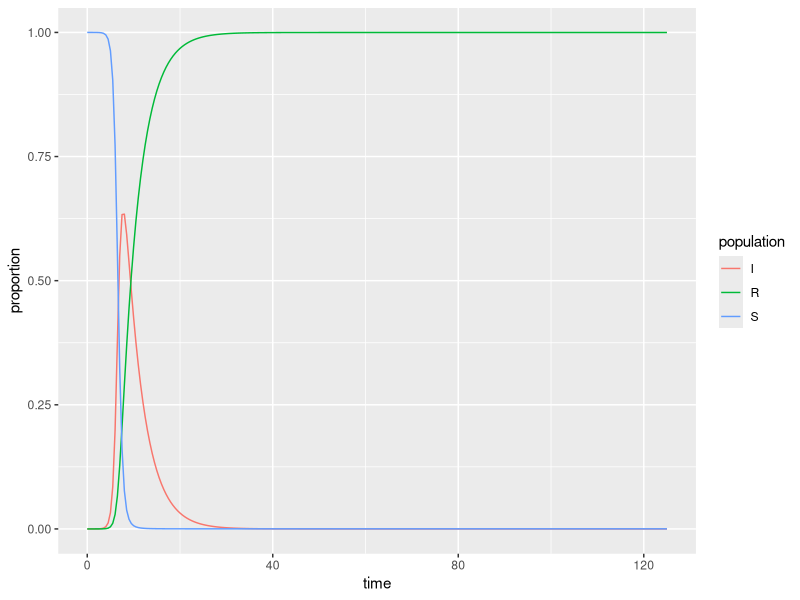

Recreate this plot in R.
## ---- chunk 1
#| message: false
#| warning: false
library(tidyverse)
library(deSolve)
## ---- chunk 2
# Proportion in each compartment: Susceptible 0.999999, Infected 0.000001, Recovered 0 (these are directly from the example linked above) ----
init <- c(S = 1-1e-6, I = 1e-6, R = 0.0)

# beta: infection parameter; gamma: recovery parameter ----
parameters <- c(beta = 2.316, gamma = 0.261)

# time frame ----
times <- seq(0, 125, by = 0.5)
## ---- chunk 3
# Build the function with all ----
sir <- function(time, init, parameters) {

  with(as.list(c(init, parameters)), {
    dS <- -beta * S * I
    dI <-  beta * S * I - gamma * I
    dR <-  gamma * I
    
    return(list(c(dS, dI, dR)))
    
  })
  
}
## ---- chunk 4
# Solve using `deSolve::ode()` ----
approximation <- ode(y = init, times = times, func = sir, parms = parameters)
## ---- chunk 5
# Get output into a data frame ----
approx_df <- as.data.frame(approximation)

# Pivot longer so R will do the work for us ----
approx_long <- approx_df %>% 
  pivot_longer(cols = S:R, names_to = "population", values_to = "proportion")
## ---- chunk 6
ggplot(data = approx_long, aes(x = time, y = proportion)) +
  geom_line(aes(color = population))
